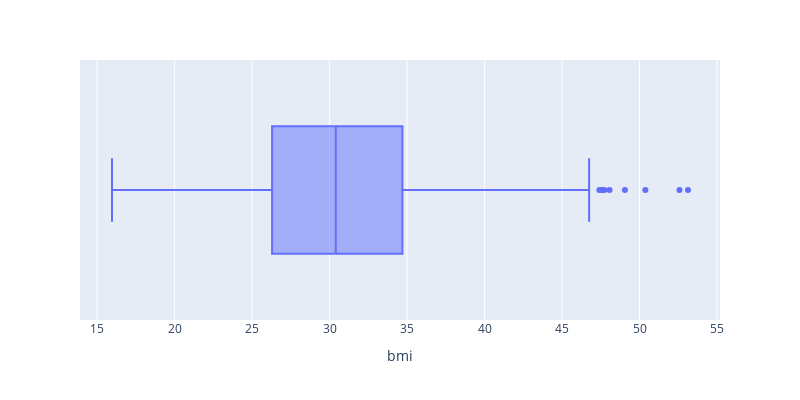

The notebook cell saved with this chart:
### Code cell
check_boxplot(df, 'bmi')

### Figure 1 — Plotly figure (JSON) as saved in the notebook; plotly's stock layout.template omitted (floating-point values rounded to 4 significant figures; data arrays with more than 128 entries replaced by an {"elided": "..."} marker saying what was removed)
{"data": [{"alignmentgroup": "True", "hovertemplate": "bmi=%{x}<extra></extra>", "legendgroup": "", "marker": {"color": "#636efa"}, "name": "", "notched": false, "offsetgroup": "", "orientation": "h", "showlegend": false, "type": "box", "x": {"elided": "1338 float values"}, "x0": " ", "xaxis": "x", "y0": " ", "yaxis": "y"}], "layout": {"boxmode": "group", "height": 400, "legend": {"tracegroupgap": 0}, "margin": {"t": 60}, "width": 800, "xaxis": {"anchor": "y", "domain": [0, 1], "title": {"text": "bmi"}}, "yaxis": {"anchor": "x", "domain": [0, 1]}}}
